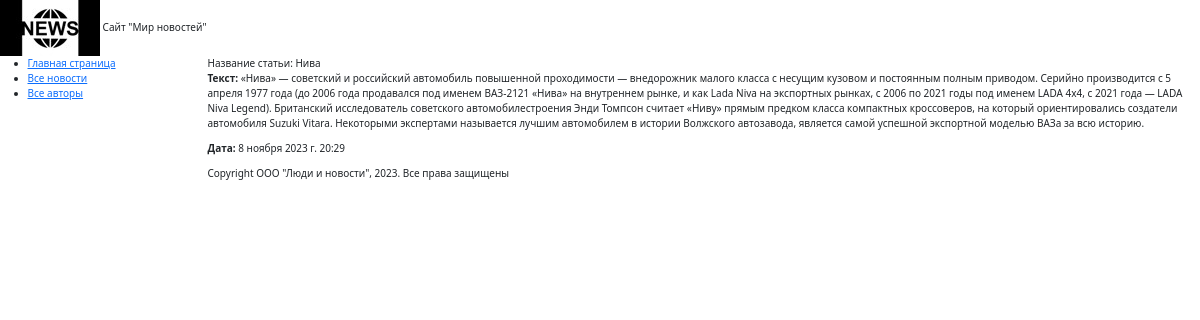
The page /news/2 on the database its author committed.
### catalog/models.py (models this page shows, shortened)
class Post(models.Model):
    author = models.ForeignKey('Author', on_delete=models.CASCADE,
                               help_text="Выберите автора новости/статьи",
                               verbose_name="Автор новости/статьи",
                               null=True)
    category = models.ManyToManyField('Category', through = 'PostCategory',
                                    help_text = "Выберите категорию",
                                    verbose_name = "Категория")
    rating = models.IntegerField(verbose_name = "Рейтинг статьи",
                                 default=0)
    name = models.CharField(max_length = 100,
                            help_text = "Введите заголовок статьи / новости",
                            verbose_name = "Заголовок статьи / новости")
    title = models.TextField(max_length = 1000,
                             help_text = "Текст статьи / новости",
                             verbose_name = "Текст статьи / новости",
                             blank=True)
    data = models.DateTimeField(auto_now_add = True)
    position = models.CharField(max_length = 2,
                            choices = POSITIONS,
                            default = notizia)

### catalog/views.py (the view)
# urls.py: path('<int:pk>', NewsDetailView.as_view(), name='news-detail'),
class NewsDetailView(generic.DetailView):
    model = Post
    template_name = 'news_detail.html'
    context_object_name = 'news_detail'

### catalog/templates/news_detail.html
{% extends "default.html" %}
{% block content %}
    <hl>Название статьи: {{ news_detail.name }}</hl>
    <p><strong>Текст:</strong> {{ news_detail.title }}</p>
    <p><strong>Дата:</strong> {{ news_detail.data }}</p>
{% endblock %}

### rows shown on the page
Post: name "Нива", title "«Нива» — советский и российский автомобиль повышенной проходимости — внедорожник малого класса с несущим кузовом и постоянным полным приводом. Серийно производится с 5 апреля 1977 года (до 2006 года продавался под именем ВАЗ-2121 «Нива» на внутреннем рынке, и как Lada Niva на экспортных рынках, с 2006 по 2021 годы под именем LADA 4x4, с 2021 года — LADA Niva Legend). Британский исследователь советского автомобилестроения Энди Томпсон считает «Ниву» прямым предком класса компактных кроссоверов, на который ориентировались создатели автомобиля Suzuki Vitara. Некоторыми экспертами называется лучшим автомобилем в истории Волжского автозавода, является самой успешной экспортной моделью ВАЗа за…", data "8 ноября 2023 г. 20:29"
